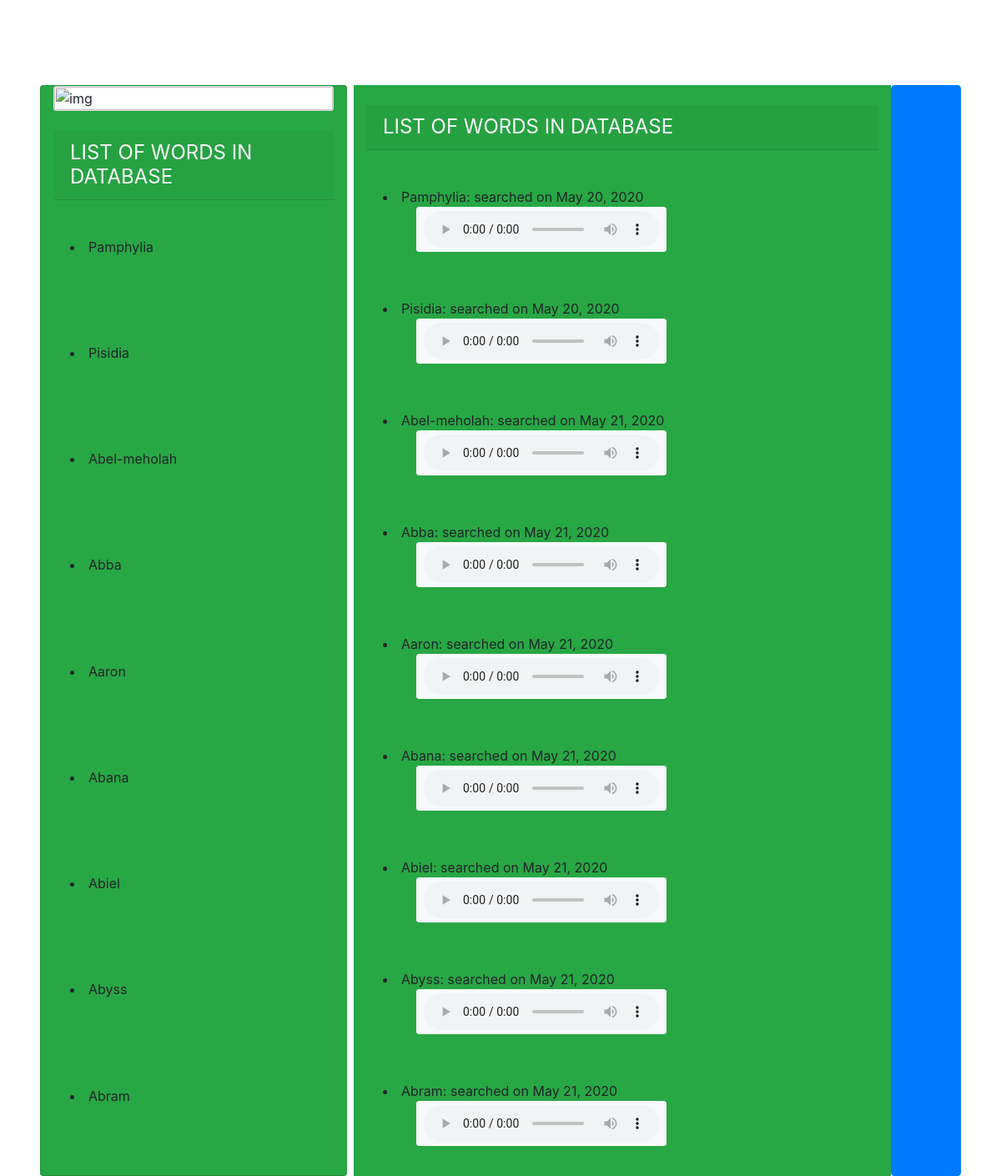
Page /list/ on the committed database.
### BibleWords/models.py (models this page shows, shortened)
class Word(models.Model):
    word = models.CharField(max_length=250, unique=True)
    audio_src = models.CharField(max_length=250,unique=True)
    date_created = models.DateField(auto_now_add=True)

### BibleWords/views.py (the view)
# urls.py: path('list/', views.word_list, name='word_list'),
def word_list(request):
    context = {}
    context["list"] = Word.objects.all()
    return render(request, 'bibleword/list.html', context)

### BibleWords/templates/bibleword/list.html
{% load static %}
<link rel="stylesheet" href="{% static 'bootstrap/css/bootstrap.min.css' %}" type="text/css">
<button type="button" class="col-md col-sm btn my-5"></button>
<div class="row my-n2 mt-n2 m-5">
    <div class="col-4 card shadow-sm pd-0 bg-success">
        <div class="card">
            <img class="card-img w-100" src=" {% static 'img/carousel-1.jpg' %}" alt="img">
        </div>
        <div class="card-header my-4">
                <h4 class="my-0 text-light text-uppercase font-weight-normal">List of Words in database</h4>
            </div>
            {% for lists in list  %}
            <div class="card-body my-6">
                <li>
                    {{lists.word}}
                </li>
            </div>
            {% endfor %}
    </div>
    <div class="col-7  bg-success ml-2">
            <div class="card-header my-4">
                <h4 class="my-0 text-light text-uppercase font-weight-normal">List of Words in database</h4>
            </div>
            {% for lists in list  %}
            <div class="card-body my-6">
                <li>
                    {{lists.word}}: searched on {{lists.date_created}}<br>
                    <ol>
                        <audio class="btn btn-group-toggle btn-light btn-sm" src="{{lists.audio_src}}" controls></audio>
                    </ol>
                </li>
            </div>
            {% endfor %}
        </div>
    <button type="button" class="col-md col-sm btn btn-primary">
    </button>
</div>

### rows in the picture
Word: word "Pamphylia", date_created "May 20, 2020"
Word: word "Pisidia", date_created "May 20, 2020"
Word: word "Abel-meholah", date_created "May 21, 2020"
Word: word "Abba", date_created "May 21, 2020"
Word: word "Aaron", date_created "May 21, 2020"
Word: word "Abana", date_created "May 21, 2020"
Word: word "Abiel", date_created "May 21, 2020"
Word: word "Abyss", date_created "May 21, 2020"
Word: word "Abram", date_created "May 21, 2020"
